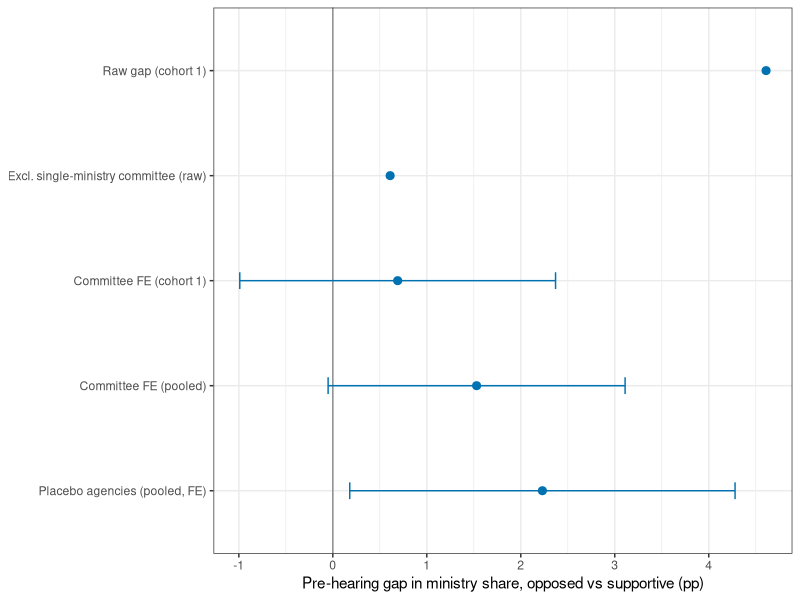
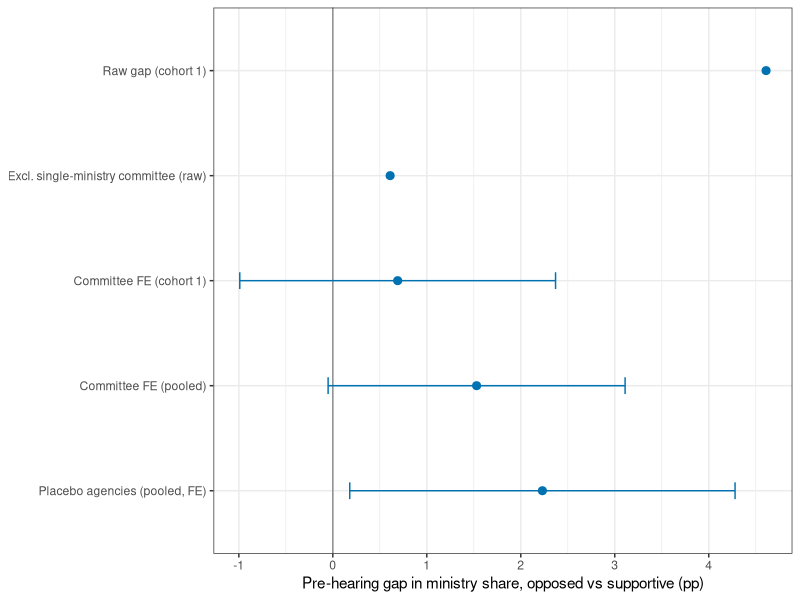

Generate these figures, in order, with R:
# Auto-generated figure for article
# Reads KNA data from Sys.getenv("KBL_DATA").
# Figure 2: decomposition of the baseline levels gap
library(ggplot2)
d <- data.frame(
  spec = c("Raw gap (cohort 1)",
           "Excl. single-ministry committee (raw)",
           "Committee FE (cohort 1)",
           "Committee FE (pooled)",
           "Placebo agencies (pooled, FE)"),
  est = c(4.61, 0.61, 0.69, 1.53, 2.23),
  lo  = c(NA,   NA,  -0.99, -0.05, 0.18),
  hi  = c(NA,   NA,   2.37,  3.11, 4.28)
)
d$spec <- factor(d$spec, levels = rev(d$spec))
ggplot(d, aes(x = est, y = spec)) +
  geom_vline(xintercept = 0, colour = "grey55") +
  geom_errorbarh(aes(xmin = lo, xmax = hi), height = 0.16,
                 colour = "#0072B2", na.rm = TRUE) +
  geom_point(size = 2.4, colour = "#0072B2") +
  labs(x = "Pre-hearing gap in ministry share, opposed vs supportive (pp)",
       y = NULL) +
  theme_bw(base_size = 11)
ggsave("articles/figures/2026-08-24_r27/fig_2.pdf", width = 7, height = 4.0)
